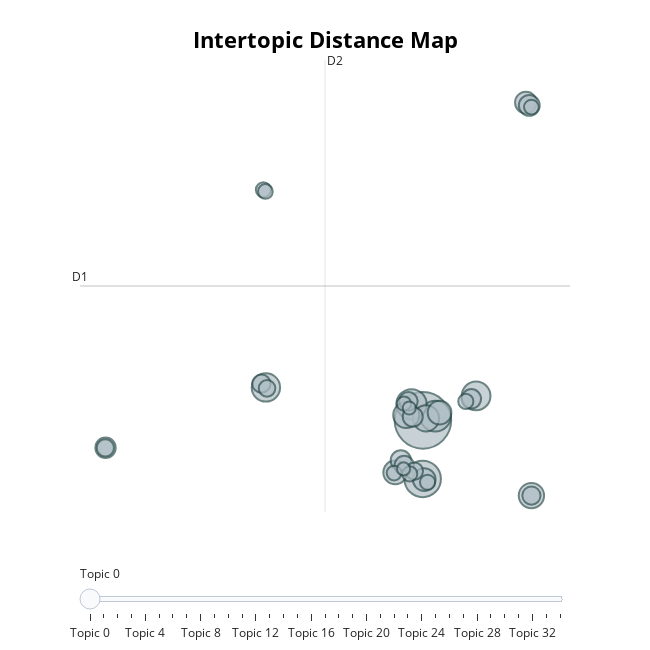

Notebook code cell kept with this figure:
### Markdown cell above
Looking at the intertopic distance map, we can see that the clusters have a lot of overlap. If we look closer at the clusters we can see that thematically and semantically they are very similar for example one cluster that is about food in general while another overlapping one is specifically about vegan food (topic 12 and 13).

### Code cell
topic_model.visualize_topics()

### Figure 1 — Plotly figure (JSON) as saved in the notebook; plotly's stock layout.template omitted (floating-point values rounded to 4 significant figures)
{"data": [{"customdata": [[0, "health | medic | medicin | servic | healthcar", 279], [1, "recruit | hire | employe | career | employ", 116], [2, "photovolta | solar | pv | industri | energi", 83], [3, "shop | retail | cart | sneaker | fashion", 80], [4, "hotel | holiday | rental | rent | travel", 72], [5, "invest | portfolio | investor | financ | market", 70], [6, "industri | manufactur | design | develop | autom", 60], [7, "marketplac | market | retail | shop | salesforc", 59], [8, "blog | openem | brand | gmbh | industri", 56], [9, "planter | farm | plant | garden | farmer", 49], [10, "cloudplan | cloud | kubernet | servic | telecommun", 49], [11, "tutor | classroom | learner | student | teach", 45], [12, "vegan | meat | supplement | dietari | nutrit", 41], [13, "meal | dish | lunch | cater | foodji", 38], [14, "music | musicmonst | audio | piano | musician", 36], [15, "bicycl | bike | biketre | cyclist | vehicl", 36], [16, "data | industri | ai | itsmydata | search", 35], [17, "freight | freightfind | transport | cargo | shipper", 33], [18, "vimeo | streamer | stream | webinar | video", 33], [19, "skinmad | skincar | moistur | cream | skin", 30], [20, "ship | shop | promot | fee | payment", 29], [21, "loan | lender | creditworthi | payment | bank", 29], [22, "digit | medicin | healthcar | pagetechn | stereolog", 26], [23, "vehicl | car | vehiculum | dealership | ferrari", 26], [24, "crypto | cryptocurr | cryptotec | bitcoin | payperchain", 24], [25, "club | golf | golfer | pga | prosport", 20], [26, "coach | coachhub | coachnow | leadership | perform", 20], [27, "mobil | sms | data | lp | market", 20], [28, "industri | technolog | manufactur | translat | digit", 20], [29, "cybersecur | hacker | cyber | corpor | complianc", 19], [30, "petpatch | pet | vet | veterinarian | dog", 19], [31, "casino | minecraft | play | playtest | entertain", 19], [32, "wine | wineri | winemak | grapealli | brew", 18], [33, "develop | workflow | design | technolog | implement", 15], [34, "postcard | children | mypostcard | craft | occas", 15]], "hovertemplate": "<b>Topic %{customdata[0]}</b><br>%{customdata[1]}<br>Size: %{customdata[2]}", "legendgroup": "", "marker": {"color": "#B0BEC5", "line": {"color": "DarkSlateGrey", "width": 2}, "size": [279, 116, 83, 80, 72, 70, 60, 59, 56, 49, 49, 45, 41, 38, 36, 36, 35, 33, 33, 30, 29, 29, 26, 26, 24, 20, 20, 20, 20, 19, 19, 19, 18, 15, 15], "sizemode": "area", "sizeref": 0.1744, "symbol": "circle"}, "mode": "markers", "name": "", "orientation": "v", "showlegend": false, "type": "scatter", "x": [8.64, 8.629, 9.365, 7.98, 11.73, -0.4839, 8.818, 7.671, 14.95, 9.608, 7.031, 8.718, 14.63, 14.82, 7.358, -9.805, 8.05, 11.45, 7.557, 7.8, 14.95, -0.7459, 8.147, -9.816, -0.4185, -0.6287, 8.912, 11.14, 7.875, 6.967, 14.95, -0.5142, 7.54, 7.516, 7.848], "xaxis": "x", "y": [-2.393, -6.497, -2.097, -1.267, -0.6772, -0.08232, -2.25, -2.021, -7.667, -1.852, -6.04, -6.545, 19.89, 19.69, -5.206, -4.312, -2.138, -0.8816, -5.557, -1.061, -7.667, 0.1819, -5.949, -4.319, -0.148, 13.77, -6.733, -1.064, -6.145, -6.084, 19.57, 13.65, -1.217, -5.796, -1.527], "yaxis": "y"}], "layout": {"annotations": [{"showarrow": false, "text": "D1", "x": -11.29, "y": 7.026, "yshift": 10}, {"showarrow": false, "text": "D2", "x": 2.951, "xshift": 10, "y": 22.87}], "height": 650, "hoverlabel": {"bgcolor": "white", "font": {"family": "Rockwell", "size": 16}}, "legend": {"itemsizing": "constant", "tracegroupgap": 0}, "margin": {"t": 60}, "shapes": [{"line": {"color": "#CFD8DC", "width": 2}, "type": "line", "x0": 2.951, "x1": 2.951, "y0": -8.817, "y1": 22.87}, {"line": {"color": "#9E9E9E", "width": 2}, "type": "line", "x0": -11.29, "x1": 17.19, "y0": 7.026, "y1": 7.026}], "sliders": [{"active": 0, "pad": {"t": 50}, "steps": [{"args": [{"marker.color": [["red", "#B0BEC5", "#B0BEC5", "#B0BEC5", "#B0BEC5", "#B0BEC5", "#B0BEC5", "#B0BEC5", "#B0BEC5", "#B0BEC5", "#B0BEC5", "#B0BEC5", "#B0BEC5", "#B0BEC5", "#B0BEC5", "#B0BEC5", "#B0BEC5", "#B0BEC5", "#B0BEC5", "#B0BEC5", "#B0BEC5", "#B0BEC5", "#B0BEC5", "#B0BEC5", "#B0BEC5", "#B0BEC5", "#B0BEC5", "#B0BEC5", "#B0BEC5", "#B0BEC5", "#B0BEC5", "#B0BEC5", "#B0BEC5", "#B0BEC5", "#B0BEC5"]]}], "label": "Topic 0", "method": "update"}, {"args": [{"marker.color": [["#B0BEC5", "red", "#B0BEC5", "#B0BEC5", "#B0BEC5", "#B0BEC5", "#B0BEC5", "#B0BEC5", "#B0BEC5", "#B0BEC5", "#B0BEC5", "#B0BEC5", "#B0BEC5", "#B0BEC5", "#B0BEC5", "#B0BEC5", "#B0BEC5", "#B0BEC5", "#B0BEC5", "#B0BEC5", "#B0BEC5", "#B0BEC5", "#B0BEC5", "#B0BEC5", "#B0BEC5", "#B0BEC5", "#B0BEC5", "#B0BEC5", "#B0BEC5", "#B0BEC5", "#B0BEC5", "#B0BEC5", "#B0BEC5", "#B0BEC5", "#B0BEC5"]]}], "label": "Topic 1", "method": "update"}, {"args": [{"marker.color": [["#B0BEC5", "#B0BEC5", "red", "#B0BEC5", "#B0BEC5", "#B0BEC5", "#B0BEC5", "#B0BEC5", "#B0BEC5", "#B0BEC5", "#B0BEC5", "#B0BEC5", "#B0BEC5", "#B0BEC5", "#B0BEC5", "#B0BEC5", "#B0BEC5", "#B0BEC5", "#B0BEC5", "#B0BEC5", "#B0BEC5", "#B0BEC5", "#B0BEC5", "#B0BEC5", "#B0BEC5", "#B0BEC5", "#B0BEC5", "#B0BEC5", "#B0BEC5", "#B0BEC5", "#B0BEC5", "#B0BEC5", "#B0BEC5", "#B0BEC5", "#B0BEC5"]]}], "label": "Topic 2", "method": "update"}, {"args": [{"marker.color": [["#B0BEC5", "#B0BEC5", "#B0BEC5", "red", "#B0BEC5", "#B0BEC5", "#B0BEC5", "#B0BEC5", "#B0BEC5", "#B0BEC5", "#B0BEC5", "#B0BEC5", "#B0BEC5", "#B0BEC5", "#B0BEC5", "#B0BEC5", "#B0BEC5", "#B0BEC5", "#B0BEC5", "#B0BEC5", "#B0BEC5", "#B0BEC5", "#B0BEC5", "#B0BEC5", "#B0BEC5", "#B0BEC5", "#B0BEC5", "#B0BEC5", "#B0BEC5", "#B0BEC5", "#B0BEC5", "#B0BEC5", "#B0BEC5", "#B0BEC5", "#B0BEC5"]]}], "label": "Topic 3", "method": "update"}, {"args": [{"marker.color": [["#B0BEC5", "#B0BEC5", "#B0BEC5", "#B0BEC5", "red", "#B0BEC5", "#B0BEC5", "#B0BEC5", "#B0BEC5", "#B0BEC5", "#B0BEC5", "#B0BEC5", "#B0BEC5", "#B0BEC5", "#B0BEC5", "#B0BEC5", "#B0BEC5", "#B0BEC5", "#B0BEC5", "#B0BEC5", "#B0BEC5", "#B0BEC5", "#B0BEC5", "#B0BEC5", "#B0BEC5", "#B0BEC5", "#B0BEC5", "#B0BEC5", "#B0BEC5", "#B0BEC5", "#B0BEC5", "#B0BEC5", "#B0BEC5", "#B0BEC5", "#B0BEC5"]]}], "label": "Topic 4", "method": "update"}, {"args": [{"marker.color": [["#B0BEC5", "#B0BEC5", "#B0BEC5", "#B0BEC5", "#B0BEC5", "red", "#B0BEC5", "#B0BEC5", "#B0BEC5", "#B0BEC5", "#B0BEC5", "#B0BEC5", "#B0BEC5", "#B0BEC5", "#B0BEC5", "#B0BEC5", "#B0BEC5", "#B0BEC5", "#B0BEC5", "#B0BEC5", "#B0BEC5", "#B0BEC5", "#B0BEC5", "#B0BEC5", "#B0BEC5", "#B0BEC5", "#B0BEC5", "#B0BEC5", "#B0BEC5", "#B0BEC5", "#B0BEC5", "#B0BEC5", "#B0BEC5", "#B0BEC5", "#B0BEC5"]]}], "label": "Topic 5", "method": "update"}, {"args": [{"marker.color": [["#B0BEC5", "#B0BEC5", "#B0BEC5", "#B0BEC5", "#B0BEC5", "#B0BEC5", "red", "#B0BEC5", "#B0BEC5", "#B0BEC5", "#B0BEC5", "#B0BEC5", "#B0BEC5", "#B0BEC5", "#B0BEC5", "#B0BEC5", "#B0BEC5", "#B0BEC5", "#B0BEC5", "#B0BEC5", "#B0BEC5", "#B0BEC5", "#B0BEC5", "#B0BEC5", "#B0BEC5", "#B0BEC5", "#B0BEC5", "#B0BEC5", "#B0BEC5", "#B0BEC5", "#B0BEC5", "#B0BEC5", "#B0BEC5", "#B0BEC5", "#B0BEC5"]]}], "label": "Topic 6", "method": "update"}, {"args": [{"marker.color": [["#B0BEC5", "#B0BEC5", "#B0BEC5", "#B0BEC5", "#B0BEC5", "#B0BEC5", "#B0BEC5", "red", "#B0BEC5", "#B0BEC5", "#B0BEC5", "#B0BEC5", "#B0BEC5", "#B0BEC5", "#B0BEC5", "#B0BEC5", "#B0BEC5", "#B0BEC5", "#B0BEC5", "#B0BEC5", "#B0BEC5", "#B0BEC5", "#B0BEC5", "#B0BEC5", "#B0BEC5", "#B0BEC5", "#B0BEC5", "#B0BEC5", "#B0BEC5", "#B0BEC5", "#B0BEC5", "#B0BEC5", "#B0BEC5", "#B0BEC5", "#B0BEC5"]]}], "label": "Topic 7", "method": "update"}, {"args": [{"marker.color": [["#B0BEC5", "#B0BEC5", "#B0BEC5", "#B0BEC5", "#B0BEC5", "#B0BEC5", "#B0BEC5", "#B0BEC5", "red", "#B0BEC5", "#B0BEC5", "#B0BEC5", "#B0BEC5", "#B0BEC5", "#B0BEC5", "#B0BEC5", "#B0BEC5", "#B0BEC5", "#B0BEC5", "#B0BEC5", "#B0BEC5", "#B0BEC5", "#B0BEC5", "#B0BEC5", "#B0BEC5", "#B0BEC5", "#B0BEC5", "#B0BEC5", "#B0BEC5", "#B0BEC5", "#B0BEC5", "#B0BEC5", "#B0BEC5", "#B0BEC5", "#B0BEC5"]]}], "label": "Topic 8", "method": "update"}, {"args": [{"marker.color": [["#B0BEC5", "#B0BEC5", "#B0BEC5", "#B0BEC5", "#B0BEC5", "#B0BEC5", "#B0BEC5", "#B0BEC5", "#B0BEC5", "red", "#B0BEC5", "#B0BEC5", "#B0BEC5", "#B0BEC5", "#B0BEC5", "#B0BEC5", "#B0BEC5", "#B0BEC5", "#B0BEC5", "#B0BEC5", "#B0BEC5", "#B0BEC5", "#B0BEC5", "#B0BEC5", "#B0BEC5", "#B0BEC5", "#B0BEC5", "#B0BEC5", "#B0BEC5", "#B0BEC5", "#B0BEC5", "#B0BEC5", "#B0BEC5", "#B0BEC5", "#B0BEC5"]]}], "label": "Topic 9", "method": "update"}, {"args": [{"marker.color": [["#B0BEC5", "#B0BEC5", "#B0BEC5", "#B0BEC5", "#B0BEC5", "#B0BEC5", "#B0BEC5", "#B0BEC5", "#B0BEC5", "#B0BEC5", "red", "#B0BEC5", "#B0BEC5", "#B0BEC5", "#B0BEC5", "#B0BEC5", "#B0BEC5", "#B0BEC5", "#B0BEC5", "#B0BEC5", "#B0BEC5", "#B0BEC5", "#B0BEC5", "#B0BEC5", "#B0BEC5", "#B0BEC5", "#B0BEC5", "#B0BEC5", "#B0BEC5", "#B0BEC5", "#B0BEC5", "#B0BEC5", "#B0BEC5", "#B0BEC5", "#B0BEC5"]]}], "label": "Topic 10", "method": "update"}, {"args": [{"marker.color": [["#B0BEC5", "#B0BEC5", "#B0BEC5", "#B0BEC5", "#B0BEC5", "#B0BEC5", "#B0BEC5", "#B0BEC5", "#B0BEC5", "#B0BEC5", "#B0BEC5", "red", "#B0BEC5", "#B0BEC5", "#B0BEC5", "#B0BEC5", "#B0BEC5", "#B0BEC5", "#B0BEC5", "#B0BEC5", "#B0BEC5", "#B0BEC5", "#B0BEC5", "#B0BEC5", "#B0BEC5", "#B0BEC5", "#B0BEC5", "#B0BEC5", "#B0BEC5", "#B0BEC5", "#B0BEC5", "#B0BEC5", "#B0BEC5", "#B0BEC5", "#B0BEC5"]]}], "label": "Topic 11", "method": "update"}, {"args": [{"marker.color": [["#B0BEC5", "#B0BEC5", "#B0BEC5", "#B0BEC5", "#B0BEC5", "#B0BEC5", "#B0BEC5", "#B0BEC5", "#B0BEC5", "#B0BEC5", "#B0BEC5", "#B0BEC5", "red", "#B0BEC5", "#B0BEC5", "#B0BEC5", "#B0BEC5", "#B0BEC5", "#B0BEC5", "#B0BEC5", "#B0BEC5", "#B0BEC5", "#B0BEC5", "#B0BEC5", "#B0BEC5", "#B0BEC5", "#B0BEC5", "#B0BEC5", "#B0BEC5", "#B0BEC5", "#B0BEC5", "#B0BEC5", "#B0BEC5", "#B0BEC5", "#B0BEC5"]]}], "label": "Topic 12", "method": "update"}, {"args": [{"marker.color": [["#B0BEC5", "#B0BEC5", "#B0BEC5", "#B0BEC5", "#B0BEC5", "#B0BEC5", "#B0BEC5", "#B0BEC5", "#B0BEC5", "#B0BEC5", "#B0BEC5", "#B0BEC5", "#B0BEC5", "red", "#B0BEC5", "#B0BEC5", "#B0BEC5", "#B0BEC5", "#B0BEC5", "#B0BEC5", "#B0BEC5", "#B0BEC5", "#B0BEC5", "#B0BEC5", "#B0BEC5", "#B0BEC5", "#B0BEC5", "#B0BEC5", "#B0BEC5", "#B0BEC5", "#B0BEC5", "#B0BEC5", "#B0BEC5", "#B0BEC5", "#B0BEC5"]]}], "label": "Topic 13", "method": "update"}, {"args": [{"marker.color": [["#B0BEC5", "#B0BEC5", "#B0BEC5", "#B0BEC5", "#B0BEC5", "#B0BEC5", "#B0BEC5", "#B0BEC5", "#B0BEC5", "#B0BEC5", "#B0BEC5", "#B0BEC5", "#B0BEC5", "#B0BEC5", "red", "#B0BEC5", "#B0BEC5", "#B0BEC5", "#B0BEC5", "#B0BEC5", "#B0BEC5", "#B0BEC5", "#B0BEC5", "#B0BEC5", "#B0BEC5", "#B0BEC5", "#B0BEC5", "#B0BEC5", "#B0BEC5", "#B0BEC5", "#B0BEC5", "#B0BEC5", "#B0BEC5", "#B0BEC5", "#B0BEC5"]]}], "label": "Topic 14", "method": "update"}, {"args": [{"marker.color": [["#B0BEC5", "#B0BEC5", "#B0BEC5", "#B0BEC5", "#B0BEC5", "#B0BEC5", "#B0BEC5", "#B0BEC5", "#B0BEC5", "#B0BEC5", "#B0BEC5", "#B0BEC5", "#B0BEC5", "#B0BEC5", "#B0BEC5", "red", "#B0BEC5", "#B0BEC5", "#B0BEC5", "#B0BEC5", "#B0BEC5", "#B0BEC5", "#B0BEC5", "#B0BEC5", "#B0BEC5", "#B0BEC5", "#B0BEC5", "#B0BEC5", "#B0BEC5", "#B0BEC5", "#B0BEC5", "#B0BEC5", "#B0BEC5", "#B0BEC5", "#B0BEC5"]]}], "label": "Topic 15", "method": "update"}, {"args": [{"marker.color": [["#B0BEC5", "#B0BEC5", "#B0BEC5", "#B0BEC5", "#B0BEC5", "#B0BEC5", "#B0BEC5", "#B0BEC5", "#B0BEC5", "#B0BEC5", "#B0BEC5", "#B0BEC5", "#B0BEC5", "#B0BEC5", "#B0BEC5", "#B0BEC5", "red", "#B0BEC5", "#B0BEC5", "#B0BEC5", "#B0BEC5", "#B0BEC5", "#B0BEC5", "#B0BEC5", "#B0BEC5", "#B0BEC5", "#B0BEC5", "#B0BEC5", "#B0BEC5", "#B0BEC5", "#B0BEC5", "#B0BEC5", "#B0BEC5", "#B0BEC5", "#B0BEC5"]]}], "label": "Topic 16", "method": "update"}, {"args": [{"marker.color": [["#B0BEC5", "#B0BEC5", "#B0BEC5", "#B0BEC5", "#B0BEC5", "#B0BEC5", "#B0BEC5", "#B0BEC5", "#B0BEC5", "#B0BEC5", "#B0BEC5", "#B0BEC5", "#B0BEC5", "#B0BEC5", "#B0BEC5", "#B0BEC5", "#B0BEC5", "red", "#B0BEC5", "#B0BEC5", "#B0BEC5", "#B0BEC5", "#B0BEC5", "#B0BEC5", "#B0BEC5", "#B0BEC5", "#B0BEC5", "#B0BEC5", "#B0BEC5", "#B0BEC5", "#B0BEC5", "#B0BEC5", "#B0BEC5", "#B0BEC5", "#B0BEC5"]]}], "label": "Topic 17", "method": "update"}, {"args": [{"marker.color": [["#B0BEC5", "#B0BEC5", "#B0BEC5", "#B0BEC5", "#B0BEC5", "#B0BEC5", "#B0BEC5", "#B0BEC5", "#B0BEC5", "#B0BEC5", "#B0BEC5", "#B0BEC5", "#B0BEC5", "#B0BEC5", "#B0BEC5", "#B0BEC5", "#B0BEC5", "#B0BEC5", "red", "#B0BEC5", "#B0BEC5", "#B0BEC5", "#B0BEC5", "#B0BEC5", "#B0BEC5", "#B0BEC5", "#B0BEC5", "#B0BEC5", "#B0BEC5", "#B0BEC5", "#B0BEC5", "#B0BEC5", "#B0BEC5", "#B0BEC5", "#B0BEC5"]]}], "label": "Topic 18", "method": "update"}, {"args": [{"marker.color": [["#B0BEC5", "#B0BEC5", "#B0BEC5", "#B0BEC5", "#B0BEC5", "#B0BEC5", "#B0BEC5", "#B0BEC5", "#B0BEC5", "#B0BEC5", "#B0BEC5", "#B0BEC5", "#B0BEC5", "#B0BEC5", "#B0BEC5", "#B0BEC5", "#B0BEC5", "#B0BEC5", "#B0BEC5", "red", "#B0BEC5", "#B0BEC5", "#B0BEC5", "#B0BEC5", "#B0BEC5", "#B0BEC5", "#B0BEC5", "#B0BEC5", "#B0BEC5", "#B0BEC5", "#B0BEC5", "#B0BEC5", "#B0BEC5", "#B0BEC5", "#B0BEC5"]]}], "label": "Topic 19", "method": "update"}, {"args": [{"marker.color": [["#B0BEC5", "#B0BEC5", "#B0BEC5", "#B0BEC5", "#B0BEC5", "#B0BEC5", "#B0BEC5", "#B0BEC5", "#B0BEC5", "#B0BEC5", "#B0BEC5", "#B0BEC5", "#B0BEC5", "#B0BEC5", "#B0BEC5", "#B0BEC5", "#B0BEC5", "#B0BEC5", "#B0BEC5", "#B0BEC5", "red", "#B0BEC5", "#B0BEC5", "#B0BEC5", "#B0BEC5", "#B0BEC5", "#B0BEC5", "#B0BEC5", "#B0BEC5", "#B0BEC5", "#B0BEC5", "#B0BEC5", "#B0BEC5", "#B0BEC5", "#B0BEC5"]]}], "label": "Topic 20", "method": "update"}, {"args": [{"marker.color": [["#B0BEC5", "#B0BEC5", "#B0BEC5", "#B0BEC5", "#B0BEC5", "#B0BEC5", "#B0BEC5", "#B0BEC5", "#B0BEC5", "#B0BEC5", "#B0BEC5", "#B0BEC5", "#B0BEC5", "#B0BEC5", "#B0BEC5", "#B0BEC5", "#B0BEC5", "#B0BEC5", "#B0BEC5", "#B0BEC5", "#B0BEC5", "red", "#B0BEC5", "#B0BEC5", "#B0BEC5", "#B0BEC5", "#B0BEC5", "#B0BEC5", "#B0BEC5", "#B0BEC5", "#B0BEC5", "#B0BEC5", "#B0BEC5", "#B0BEC5", "#B0BEC5"]]}], "label": "Topic 21", "method": "update"}, {"args": [{"marker.color": [["#B0BEC5", "#B0BEC5", "#B0BEC5", "#B0BEC5", "#B0BEC5", "#B0BEC5", "#B0BEC5", "#B0BEC5", "#B0BEC5", "#B0BEC5", "#B0BEC5", "#B0BEC5", "#B0BEC5", "#B0BEC5", "#B0BEC5", "#B0BEC5", "#B0BEC5", "#B0BEC5", "#B0BEC5", "#B0BEC5", "#B0BEC5", "#B0BEC5", "red", "#B0BEC5", "#B0BEC5", "#B0BEC5", "#B0BEC5", "#B0BEC5", "#B0BEC5", "#B0BEC5", "#B0BEC5", "#B0BEC5", "#B0BEC5", "#B0BEC5", "#B0BEC5"]]}], "label": "Topic 22", "method": "update"}, {"args": [{"marker.color": [["#B0BEC5", "#B0BEC5", "#B0BEC5", "#B0BEC5", "#B0BEC5", "#B0BEC5", "#B0BEC5", "#B0BEC5", "#B0BEC5", "#B0BEC5", "#B0BEC5", "#B0BEC5", "#B0BEC5", "#B0BEC5", "#B0BEC5", "#B0BEC5", "#B0BEC5", "#B0BEC5", "#B0BEC5", "#B0BEC5", "#B0BEC5", "#B0BEC5", "#B0BEC5", "red", "#B0BEC5", "#B0BEC5", "#B0BEC5", "#B0BEC5", "#B0BEC5", "#B0BEC5", "#B0BEC5", "#B0BEC5", "#B0BEC5", "#B0BEC5", "#B0BEC5"]]}], "label": "Topic 23", "method": "update"}, {"args": [{"marker.color": [["#B0BEC5", "#B0BEC5", "#B0BEC5", "#B0BEC5", "#B0BEC5", "#B0BEC5", "#B0BEC5", "#B0BEC5", "#B0BEC5", "#B0BEC5", "#B0BEC5", "#B0BEC5", "#B0BEC5", "#B0BEC5", "#B0BEC5", "#B0BEC5", "#B0BEC5", "#B0BEC5", "#B0BEC5", "#B0BEC5", "#B0BEC5", "#B0BEC5", "#B0BEC5", "#B0BEC5", "red", "#B0BEC5", "#B0BEC5", "#B0BEC5", "#B0BEC5", "#B0BEC5", "#B0BEC5", "#B0BEC5", "#B0BEC5", "#B0BEC5", "#B0BEC5"]]}], "label": "Topic 24", "method": "update"}, {"args": [{"marker.color": [["#B0BEC5", "#B0BEC5", "#B0BEC5", "#B0BEC5", "#B0BEC5", "#B0BEC5", "#B0BEC5", "#B0BEC5", "#B0BEC5", "#B0BEC5", "#B0BEC5", "#B0BEC5", "#B0BEC5", "#B0BEC5", "#B0BEC5", "#B0BEC5", "#B0BEC5", "#B0BEC5", "#B0BEC5", "#B0BEC5", "#B0BEC5", "#B0BEC5", "#B0BEC5", "#B0BEC5", "#B0BEC5", "red", "#B0BEC5", "#B0BEC5", "#B0BEC5", "#B0BEC5", "#B0BEC5", "#B0BEC5", "#B0BEC5", "#B0BEC5", "#B0BEC5"]]}], "label": "Topic 25", "method": "update"}, {"args": [{"marker.color": [["#B0BEC5", "#B0BEC5", "#B0BEC5", "#B0BEC5", "#B0BEC5", "#B0BEC5", "#B0BEC5", "#B0BEC5", "#B0BEC5", "#B0BEC5", "#B0BEC5", "#B0BEC5", "#B0BEC5", "#B0BEC5", "#B0BEC5", "#B0BEC5", "#B0BEC5", "#B0BEC5", "#B0BEC5", "#B0BEC5", "#B0BEC5", "#B0BEC5", "#B0BEC5", "#B0BEC5", "#B0BEC5", "#B0BEC5", "red", "#B0BEC5", "#B0BEC5", "#B0BEC5", "#B0BEC5", "#B0BEC5", "#B0BEC5", "#B0BEC5", "#B0BEC5"]]}], "label": "Topic 26", "method": "update"}, {"args": [{"marker.color": [["#B0BEC5", "#B0BEC5", "#B0BEC5", "#B0BEC5", "#B0BEC5", "#B0BEC5", "#B0BEC5", "#B0BEC5", "#B0BEC5", "#B0BEC5", "#B0BEC5", "#B0BEC5", "#B0BEC5", "#B0BEC5", "#B0BEC5", "#B0BEC5", "#B0BEC5", "#B0BEC5", "#B0BEC5", "#B0BEC5", "#B0BEC5", "#B0BEC5", "#B0BEC5", "#B0BEC5", "#B0BEC5", "#B0BEC5", "#B0BEC5", "red", "#B0BEC5", "#B0BEC5", "#B0BEC5", "#B0BEC5", "#B0BEC5", "#B0BEC5", "#B0BEC5"]]}], "label": "Topic 27", "method": "update"}, {"args": [{"marker.color": [["#B0BEC5", "#B0BEC5", "#B0BEC5", "#B0BEC5", "#B0BEC5", "#B0BEC5", "#B0BEC5", "#B0BEC5", "#B0BEC5", "#B0BEC5", "#B0BEC5", "#B0BEC5", "#B0BEC5", "#B0BEC5", "#B0BEC5", "#B0BEC5", "#B0BEC5", "#B0BEC5", "#B0BEC5", "#B0BEC5", "#B0BEC5", "#B0BEC5", "#B0BEC5", "#B0BEC5", "#B0BEC5", "#B0BEC5", "#B0BEC5", "#B0BEC5", "red", "#B0BEC5", "#B0BEC5", "#B0BEC5", "#B0BEC5", "#B0BEC5", "#B0BEC5"]]}], "label": "Topic 28", "method": "update"}, {"args": [{"marker.color": [["#B0BEC5", "#B0BEC5", "#B0BEC5", "#B0BEC5", "#B0BEC5", "#B0BEC5", "#B0BEC5", "#B0BEC5", "#B0BEC5", "#B0BEC5", "#B0BEC5", "#B0BEC5", "#B0BEC5", "#B0BEC5", "#B0BEC5", "#B0BEC5", "#B0BEC5", "#B0BEC5", "#B0BEC5", "#B0BEC5", "#B0BEC5", "#B0BEC5", "#B0BEC5", "#B0BEC5", "#B0BEC5", "#B0BEC5", "#B0BEC5", "#B0BEC5", "#B0BEC5", "red", "#B0BEC5", "#B0BEC5", "#B0BEC5", "#B0BEC5", "#B0BEC5"]]}], "label": "Topic 29", "method": "update"}, {"args": [{"marker.color": [["#B0BEC5", "#B0BEC5", "#B0BEC5", "#B0BEC5", "#B0BEC5", "#B0BEC5", "#B0BEC5", "#B0BEC5", "#B0BEC5", "#B0BEC5", "#B0BEC5", "#B0BEC5", "#B0BEC5", "#B0BEC5", "#B0BEC5", "#B0BEC5", "#B0BEC5", "#B0BEC5", "#B0BEC5", "#B0BEC5", "#B0BEC5", "#B0BEC5", "#B0BEC5", "#B0BEC5", "#B0BEC5", "#B0BEC5", "#B0BEC5", "#B0BEC5", "#B0BEC5", "#B0BEC5", "red", "#B0BEC5", "#B0BEC5", "#B0BEC5", "#B0BEC5"]]}], "label": "Topic 30", "method": "update"}, {"args": [{"marker.color": [["#B0BEC5", "#B0BEC5", "#B0BEC5", "#B0BEC5", "#B0BEC5", "#B0BEC5", "#B0BEC5", "#B0BEC5", "#B0BEC5", "#B0BEC5", "#B0BEC5", "#B0BEC5", "#B0BEC5", "#B0BEC5", "#B0BEC5", "#B0BEC5", "#B0BEC5", "#B0BEC5", "#B0BEC5", "#B0BEC5", "#B0BEC5", "#B0BEC5", "#B0BEC5", "#B0BEC5", "#B0BEC5", "#B0BEC5", "#B0BEC5", "#B0BEC5", "#B0BEC5", "#B0BEC5", "#B0BEC5", "red", "#B0BEC5", "#B0BEC5", "#B0BEC5"]]}], "label": "Topic 31", "method": "update"}, {"args": [{"marker.color": [["#B0BEC5", "#B0BEC5", "#B0BEC5", "#B0BEC5", "#B0BEC5", "#B0BEC5", "#B0BEC5", "#B0BEC5", "#B0BEC5", "#B0BEC5", "#B0BEC5", "#B0BEC5", "#B0BEC5", "#B0BEC5", "#B0BEC5", "#B0BEC5", "#B0BEC5", "#B0BEC5", "#B0BEC5", "#B0BEC5", "#B0BEC5", "#B0BEC5", "#B0BEC5", "#B0BEC5", "#B0BEC5", "#B0BEC5", "#B0BEC5", "#B0BEC5", "#B0BEC5", "#B0BEC5", "#B0BEC5", "#B0BEC5", "red", "#B0BEC5", "#B0BEC5"]]}], "label": "Topic 32", "method": "update"}, {"args": [{"marker.color": [["#B0BEC5", "#B0BEC5", "#B0BEC5", "#B0BEC5", "#B0BEC5", "#B0BEC5", "#B0BEC5", "#B0BEC5", "#B0BEC5", "#B0BEC5", "#B0BEC5", "#B0BEC5", "#B0BEC5", "#B0BEC5", "#B0BEC5", "#B0BEC5", "#B0BEC5", "#B0BEC5", "#B0BEC5", "#B0BEC5", "#B0BEC5", "#B0BEC5", "#B0BEC5", "#B0BEC5", "#B0BEC5", "#B0BEC5", "#B0BEC5", "#B0BEC5", "#B0BEC5", "#B0BEC5", "#B0BEC5", "#B0BEC5", "#B0BEC5", "red", "#B0BEC5"]]}], "label": "Topic 33", "method": "update"}, {"args": [{"marker.color": [["#B0BEC5", "#B0BEC5", "#B0BEC5", "#B0BEC5", "#B0BEC5", "#B0BEC5", "#B0BEC5", "#B0BEC5", "#B0BEC5", "#B0BEC5", "#B0BEC5", "#B0BEC5", "#B0BEC5", "#B0BEC5", "#B0BEC5", "#B0BEC5", "#B0BEC5", "#B0BEC5", "#B0BEC5", "#B0BEC5", "#B0BEC5", "#B0BEC5", "#B0BEC5", "#B0BEC5", "#B0BEC5", "#B0BEC5", "#B0BEC5", "#B0BEC5", "#B0BEC5", "#B0BEC5", "#B0BEC5", "#B0BEC5", "#B0BEC5", "#B0BEC5", "red"]]}], "label": "Topic 34", "method": "update"}]}], "title": {"font": {"color": "Black", "size": 22}, "text": "<b>Intertopic Distance Map</b>", "x": 0.5, "xanchor": "center", "y": 0.95, "yanchor": "top"}, "width": 650, "xaxis": {"anchor": "y", "domain": [0, 1], "range": [-11.29, 17.19], "title": {"text": ""}, "visible": false}, "yaxis": {"anchor": "x", "domain": [0, 1], "range": [-8.817, 22.87], "title": {"text": ""}, "visible": false}}}
